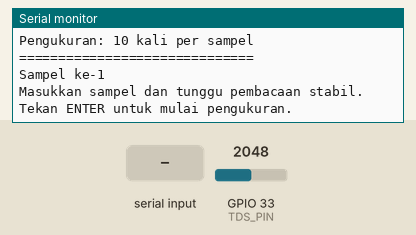
A sketch run on a simulated ESP32. Shown: the last lines printed to the serial monitor. The test bench sets the inputs (shaded band); at power-on: GPIO 33 (TDS_PIN) = 2048 (analog values on the 0–4095 scale).

Above: at 1.2 s.
1.3 s: "1\n" received over Serial
At 1.7 s:
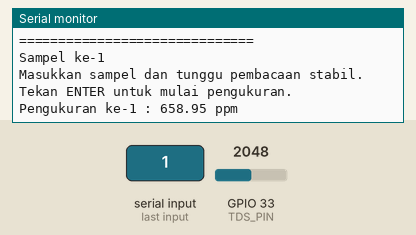
3.3 s: GPIO 33 (TDS_PIN) set to 2866
At 3.7 s:
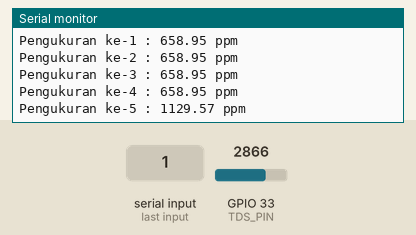
4.8 s: GPIO 33 (TDS_PIN) set to 3603
At 7.0 s:
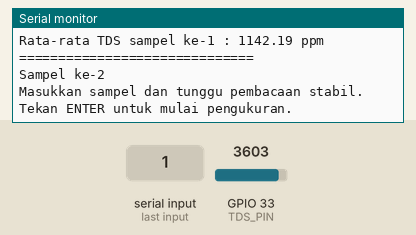
7.8 s: "0\n" received over Serial
At 8.2 s:
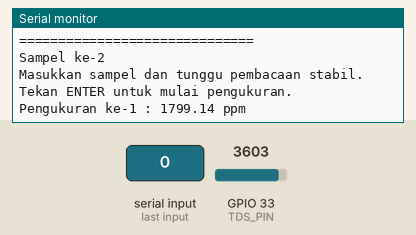
Timing chart, 0 to 10.3 s (numbered marks = the images above; inputs shaded):
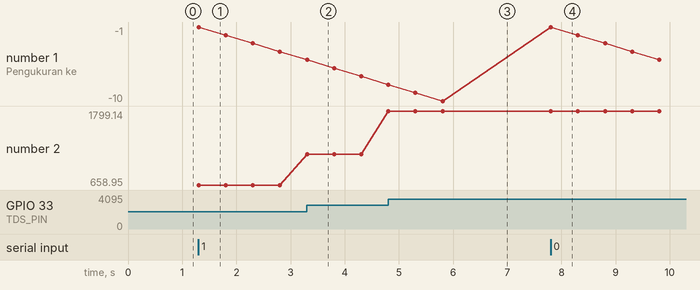

The sketch:

TDS_Sensor_Test.ino
```cpp
#include <Arduino.h>
#include <math.h>

// =======================
// PIN SENSOR TDS
// =======================
#define TDS_PIN 33

// =======================
// BACA SENSOR TDS
// =======================
float readTDS() {

  int analogValue = analogRead(TDS_PIN);

  float voltage = analogValue * (3.3 / 4095.0);

  float ec =
    (133.42 * pow(voltage, 3)
    - 255.86 * pow(voltage, 2)
    + 857.39 * voltage) / 1000.0;

  float temperature = 25.0;

  float compensationCoefficient =
    1.0 + 0.02 * (temperature - 25.0);

  ec = ec / compensationCoefficient;

  float calibrationFactor = 1.0;

  float tds = ec * 500.0 * calibrationFactor;

  return tds;
}

// =======================
// MENUNGGU ENTER
// =======================
void waitForEnter() {

  while (Serial.available()) {
    Serial.read();
  }

  while (!Serial.available()) {
    delay(10);
  }

  Serial.readStringUntil('\n');
}

// =======================
// SETUP
// =======================
void setup() {

  Serial.begin(9600);
  Serial.setTimeout(1000);

  analogReadResolution(12);
  analogSetAttenuation(ADC_11db);

  Serial.println();
  Serial.println("PENGUJIAN SENSOR TDS");
  Serial.println("Sensor TDS");
  Serial.println("Pin: GPIO 33");
  Serial.println("Jumlah sampel: 3");
  Serial.println("Pengukuran: 10 kali per sampel");
  Serial.println("==============================");
}

// =======================
// LOOP
// =======================
void loop() {

  static int sampleNumber = 1;

  if (sampleNumber > 3) {

    Serial.println();
    Serial.println("SELURUH PENGUJIAN SELESAI.");

    while (true) {
      delay(1000);
    }
  }

  Serial.println();
  Serial.print("Sampel ke-");
  Serial.println(sampleNumber);

  Serial.println("Masukkan sampel dan tunggu pembacaan stabil.");
  Serial.println("Tekan ENTER untuk mulai pengukuran.");

  waitForEnter();

  float total = 0;

  for (int i = 0; i < 10; i++) {

    float tds = readTDS();

    total += tds;

    Serial.print("Pengukuran ke-");
    Serial.print(i + 1);
    Serial.print(" : ");
    Serial.print(tds, 2);
    Serial.println(" ppm");

    delay(500);
  }

  float average = total / 10.0;

  Serial.println("------------------------------");
  Serial.print("Rata-rata TDS sampel ke-");
  Serial.print(sampleNumber);
  Serial.print(" : ");
  Serial.print(average, 2);
  Serial.println(" ppm");

  Serial.println("==============================");

  sampleNumber++;
}
```

Measured:
- after the input at 1.3 s, the serial monitor: prints a new line at once (image 1)
- after the input at 3.3 s, the serial monitor: prints a new line at once (image 2)
- after the input at 4.8 s, the serial monitor: prints a new line at once (image 3)
- after the input at 7.8 s, the serial monitor: prints a new line at once (image 4)
- plotted number 1: -10 → -5 after the input at 7.8 s
- plotted number 2: 658.95 → 1129.57 after the input at 3.3 s, 1129.57 → 1799.14 after the input at 4.8 s
